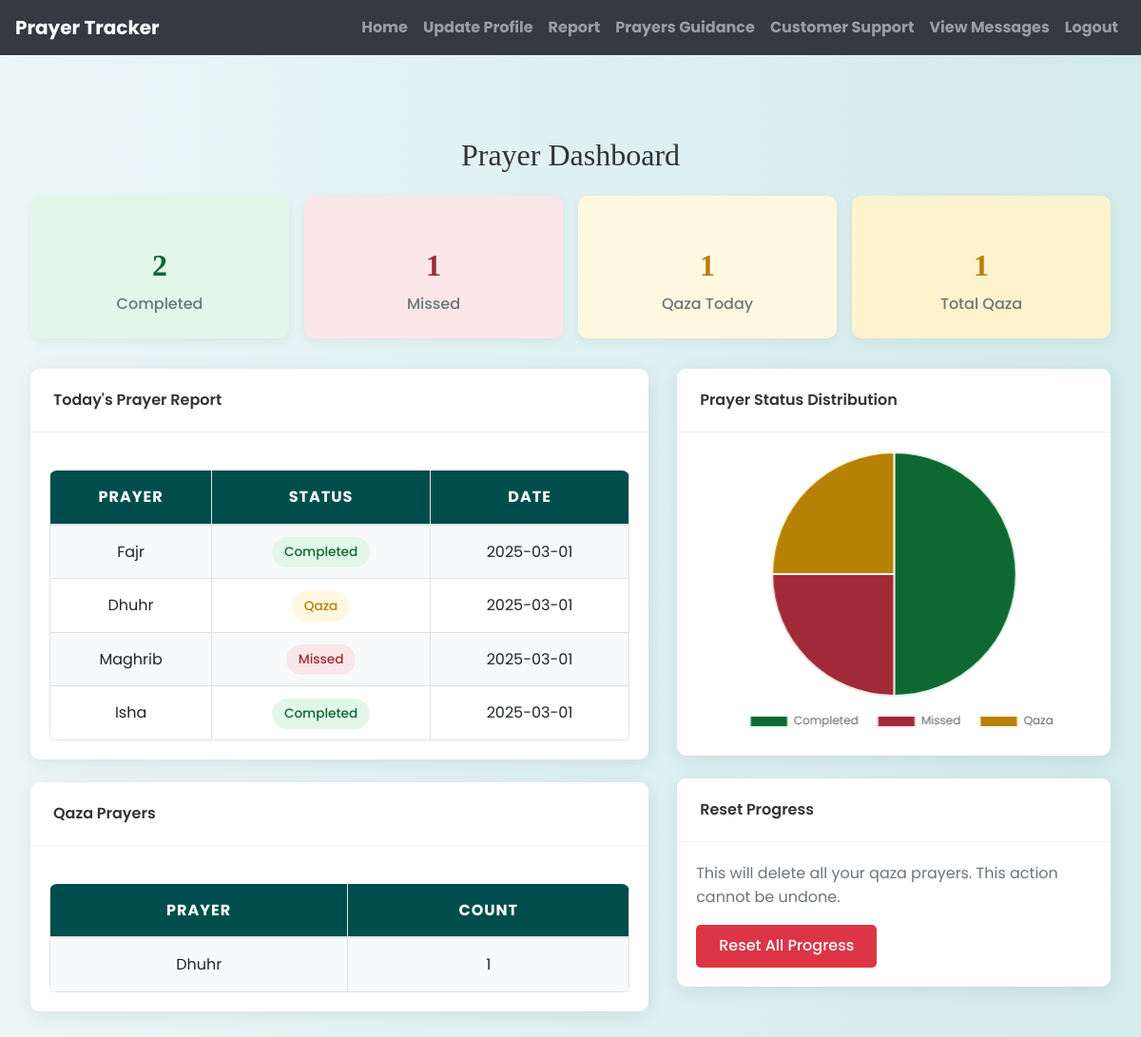
Screenshot of /qaza_prayers.php (signed in) with the database file from the repository.
### tables this page shows
CREATE TABLE `prayers` (
  `prayer_id` int(11) NOT NULL,
  `user_id` int(11) NOT NULL,
  `prayer_name` enum('Fajr','Dhuhr','Asr','Maghrib','Isha') NOT NULL,
  `date` date NOT NULL,
  `status` enum('completed','missed','qaza') NOT NULL,
  `logged_at` datetime DEFAULT current_timestamp()
);

### qaza_prayers.php (the view, shortened to what this page needs)
<?php
include('config.php');
$user_id = $_SESSION["id"];
$sql = "SELECT prayer_name, status, date
        FROM prayers
        WHERE user_id = ? AND date = CURDATE()";
$stmt = $conn->prepare($sql);
$stmt->bind_param("i", $user_id);
$stmt->execute();
$result = $stmt->get_result();
$daily_report = [];
if ($result->num_rows > 0) {
    while ($row = $result->fetch_assoc()) {
        $daily_report[] = $row;
    }
}
$sql_qaza = "SELECT prayer_name, COUNT(*) as count
             FROM prayers
             WHERE user_id = ? AND status = 'qaza'
             GROUP BY prayer_name";
$stmt_qaza = $conn->prepare($sql_qaza);
$stmt_qaza->bind_param("i", $user_id);
$stmt_qaza->execute();
$qaza_result = $stmt_qaza->get_result();
$qaza_prayers = [];
if ($qaza_result->num_rows > 0) {
    while ($row = $qaza_result->fetch_assoc()) {
        $qaza_prayers[$row['prayer_name']] = $row['count'];
    }
}
$prayer_counts = [
    'completed' => 0,
    'missed' => 0,
    'qaza' => 0
];
foreach ($daily_report as $prayer) {
    $prayer_counts[$prayer['status']]++;
}
$total_qaza = array_sum($qaza_prayers);
?>
<!DOCTYPE html>
<html lang="en">
<head>
    <link rel="stylesheet" href="https://maxcdn.bootstrapcdn.com/bootstrap/4.5.2/css/bootstrap.min.css">
    <link rel="stylesheet" href="./css/style.css">
</head>
<body>
    <?php include('navbar.php'); ?>
    <div class="dashboard-container mt-4">
        <h2 class="mb-4">Prayer Dashboard</h2>
        <div class="prayer-stats">
            <div class="stat-card completed-card">
                <h3><?php echo $prayer_counts['completed']; ?></h3>
                <p>Completed</p>
            </div>
            <div class="stat-card missed-card">
                <h3><?php echo $prayer_counts['missed']; ?></h3>
                <p>Missed</p>
            </div>
            <div class="stat-card qaza-card">
                <h3><?php echo $prayer_counts['qaza']; ?></h3>
                <p>Qaza Today</p>
            </div>
            <div class="stat-card qaza-card" style="background-color: #fff3cd;">
                <h3><?php echo $total_qaza; ?></h3>
                <p>Total Qaza</p>
            </div>
        </div>
        <div class="row">
            <div class="col-lg-7">
                <div class="card">
                    <div class="card-header">
                        Today's Prayer Report
                    </div>
                    <div class="card-body">
                        <?php if (!empty($daily_report)): ?>
                            <div class="table-responsive">
                                <table class="table">
                                    <thead>
                                        <tr>
                                            <th>Prayer</th>
                                            <th>Status</th>
                                            <th>Date</th>
                                        </tr>
                                    </thead>
                                    <tbody>
                                        <?php foreach ($daily_report as $report): ?>
                                            <tr>
                                                <td><?php echo htmlspecialchars($report['prayer_name']); ?></td>
                                                <td>
                                                    <span class="status-badge status-<?php echo htmlspecialchars($report['status']); ?>">
                                                        <?php echo ucfirst(htmlspecialchars($report['status'])); ?>
                                                    </span>
                                                </td>
                                                <td><?php echo htmlspecialchars($report['date']); ?></td>
                                            </tr>
                                        <?php endforeach; ?>
                                    </tbody>
                                </table>
                            </div>
                        <?php endif; ?>
                    </div>
                </div>
                <div class="card mt-4">
                    <div class="card-header">
                        Qaza Prayers
                    </div>
                    <div class="card-body">
                        <?php if (!empty($qaza_prayers)): ?>
                            <div class="table-responsive">
                                <table class="table">
                                    <thead>
                                        <tr>
                                            <th>Prayer</th>
                                            <th>Count</th>
                                        </tr>
                                    </thead>
                                    <tbody>
                                        <?php foreach ($qaza_prayers as $prayer => $count): ?>
                                            <tr>
                                                <td><?php echo htmlspecialchars($prayer); ?></td>
                                                <td><?php echo htmlspecialchars($count); ?></td>
                                            </tr>
                                        <?php endforeach; ?>
                                    </tbody>
                                </table>
                            </div>
                        <?php else: ?>
                            <div class="no-data">
                                <p>No qaza prayers recorded.</p>
                            </div>
                        <?php endif; ?>
                    </div>
                </div>
            </div>
            <div class="col-lg-5">
                <div class="card">
                    <div class="card-header">
                        Prayer Status Distribution
                    </div>
                    <div class="card-body">
                        <div class="chart-container">
                            <canvas id="prayerChart"></canvas>
                        </div>
                    </div>
                </div>
                <div class="card mt-4">
                    <div class="card-header">
                        Reset Progress
                    </div>
                    <div class="card-body">
                        <p class="text-muted mb-3">This will delete all your qaza prayers. This action cannot be undone.</p>
                        <form method="post" onsubmit="return confirm('Are you sure you want to reset all your qaza prayers? This action cannot be undone.');">
                            <button type="submit" name="reset_progress" class="btn-reset">Reset All Progress</button>
                        </form>
                    </div>
                </div>
            </div>
        </div>
    </div>
    <script>
        // Initialize the prayer status chart
        document.addEventListener('DOMContentLoaded', function() {
            const ctx = document.getElementById('prayerChart').getContext('2d');
            const chartData = {
                labels: ['Completed', 'Missed', 'Qaza'],
                datasets: [{
                    data: [
                        <?php echo $prayer_counts['completed']; ?>,
                        <?php echo $prayer_counts['missed']; ?>,
                        <?php echo $prayer_counts['qaza']; ?>
                    ],
                    backgroundColor: [
                        '#0d6832',
                        '#a02a37',
                        '#b78105'
                    ],
                    borderColor: [
                        '#e3f7e9',
                        '#fbe7e9',
                        '#fff8e1'
                    ],
                    borderWidth: 2
                }]
            };
            const chartOptions = {
                responsive: true,
                maintainAspectRatio: false,
                plugins: {
                    legend: {
                        position: 'bottom',
                        labels: {
                            padding: 20,
                            font: {
                                size: 12,
                                family: "'Poppins', sans-serif"
                            }
                        }
                    },
                    tooltip: {
                        callbacks: {
                            label: function(context) {
                                const label = context.label || '';
                                const value = context.raw || 0;
                                const total = context.dataset.data.reduce((a, b) => a + b, 0);
                                const percentage = Math.round((value / total) * 100);
                                return `${label}: ${value} (${percentage}%)`;
                            }
                        }
                    }
                }
            };
            new Chart(ctx, {
                type: 'pie',
                data: chartData,
                options: chartOptions
            });
        });
    </script>
</body>
</html>

### css/style.css (style rules this page uses)
body { background: linear-gradient(90deg, rgba(233, 246, 246, 0.831), rgba(207, 233, 233, 0.9)); font-family: 'Arial', sans-serif; color: #333; line-height: 1.6; }
h1, h2, h3, h4 { text-align: center; margin-top: 30px; margin-bottom: 30px; font-family: 'Georgia', serif; }
.table { width: 100%; border-collapse: collapse; margin-top: 20px; font-size: 16px; background-color: #ffffff; border-radius: 8px; overflow: hidden; box-shadow: 0 2px 4px rgba(0, 0, 0, 0.1); }
.table th, .table td { padding: 15px; border: 1px solid #dee2e6; text-align: center; }
.table thead th { background-color: #004d4d; color: white; font-weight: bold; text-transform: uppercase; letter-spacing: 1px; }
.table tbody tr:nth-child(odd) { background-color: #f8f9fa; }

### qaza_prayers.php (style rules this page uses)
body { font-family: 'Poppins', sans-serif; background-color: #f8f9fa; color: #333; }
.dashboard-container { max-width: 1200px; margin: 0 auto; padding: 2rem; }
.card { border-radius: 10px; box-shadow: 0 4px 20px rgba(0, 0, 0, 0.08); border: none; margin-bottom: 1.5rem; overflow: hidden; }
.card-header { background-color: #fff; border-bottom: 1px solid rgba(0, 0, 0, 0.05); padding: 1.25rem 1.5rem; font-weight: 600; }
.prayer-stats { display: flex; flex-wrap: wrap; gap: 1rem; margin-bottom: 2rem; }
.stat-card { flex: 1; min-width: 200px; padding: 1.5rem; border-radius: 10px; box-shadow: 0 4px 12px rgba(0, 0, 0, 0.05); text-align: center; }
.stat-card h3 { font-size: 2rem; margin-bottom: 0.5rem; font-weight: 700; }
.stat-card p { margin: 0; color: #6c757d; font-weight: 500; }
.completed-card { background-color: #e3f7e9; color: #0d6832; }
.missed-card { background-color: #fbe7e9; color: #a02a37; }
.qaza-card { background-color: #fff8e1; color: #b78105; }
.table { margin-bottom: 0; }
.table th { font-weight: 600; border-top: none; }
.status-badge { padding: 0.4rem 0.8rem; border-radius: 50px; font-weight: 500; font-size: 0.85rem; }
.status-completed { background-color: #e3f7e9; color: #0d6832; }
.status-missed { background-color: #fbe7e9; color: #a02a37; }
.status-qaza { background-color: #fff8e1; color: #b78105; }
.chart-container { height: 300px; position: relative; }
.btn-reset { background-color: #dc3545; color: white; border: none; padding: 0.6rem 1.5rem; border-radius: 5px; font-weight: 500; transition: all 0.3s; }

### rows the page displays
prayers: prayer_name "Fajr", status "Completed", date "2025-03-01"
prayers: prayer_name "Dhuhr", status "Qaza", date "2025-03-01"
prayers: prayer_name "Maghrib", status "Missed", date "2025-03-01"
prayers: prayer_name "Isha", status "Completed", date "2025-03-01"

### other values shown
$prayer_counts['completed'] "2"
$prayer_counts['missed'] "1"
$prayer_counts['qaza'] "1"
$total_qaza "1"
$prayer "Dhuhr"
$count "1"
chart data {{ $prayer_counts['completed'] }} 2
chart data {{ $prayer_counts['missed'] }} 1
chart data {{ $prayer_counts['qaza'] }} 1
